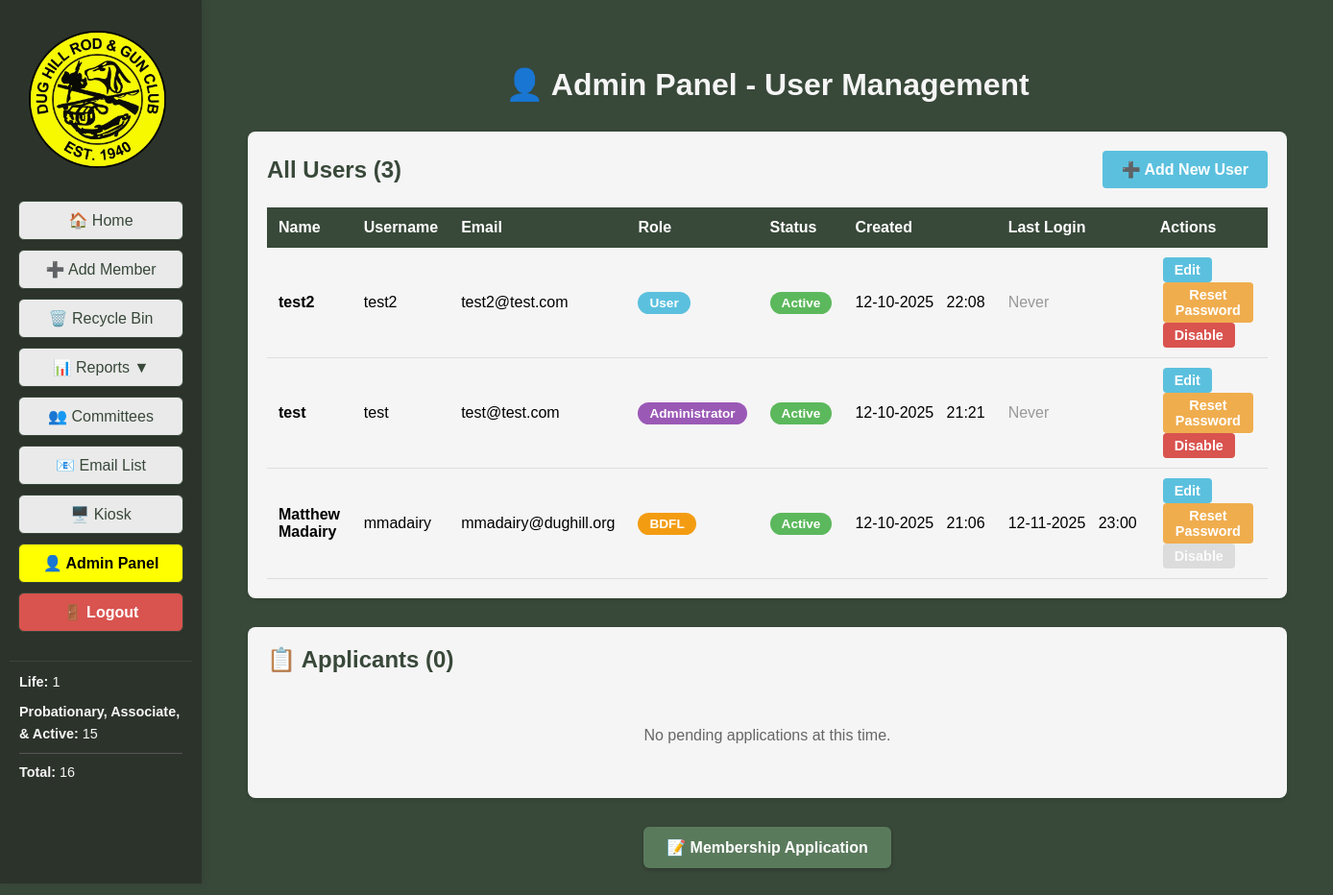
The app's page /admin/users (signed in), older data.
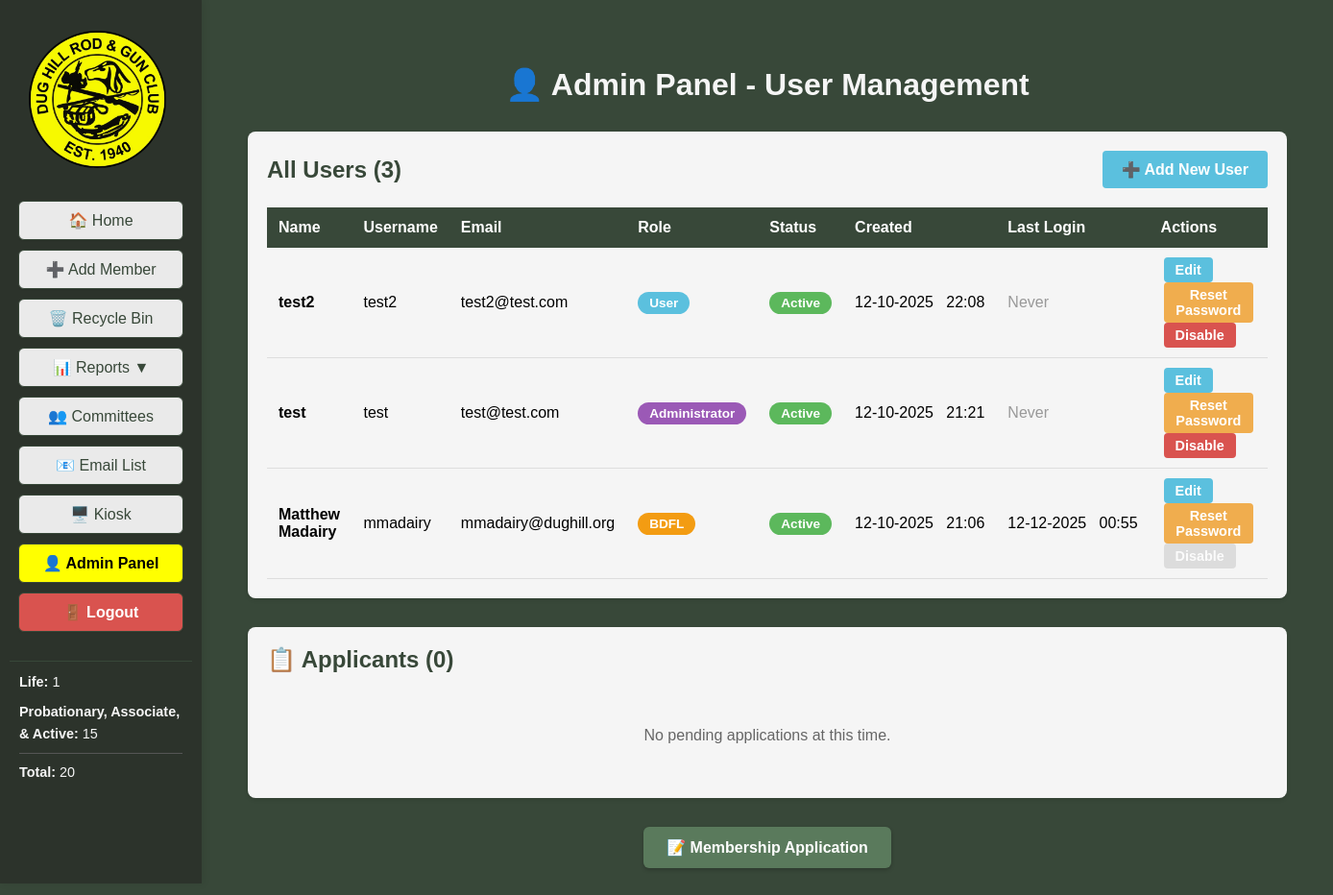
The same page, newer data.
### tables this page shows
CREATE TABLE users (
			id INTEGER PRIMARY KEY AUTOINCREMENT,
			username TEXT UNIQUE NOT NULL,
			password_hash TEXT NOT NULL,
			email TEXT UNIQUE NOT NULL,
			created_at TEXT NOT NULL,
			is_active INTEGER DEFAULT 1
		, role TEXT DEFAULT User, must_change_password INTEGER DEFAULT 0, name TEXT, failed_login_attempts INTEGER DEFAULT 0, locked_until TEXT, last_login TEXT, last_password_change TEXT);

### DH_DB_Webapp/app.py (the view, shortened to what this page needs)
@app.route('/admin/users', methods=['GET', 'POST'])
@login_required
def admin_users():
	if not current_user.is_admin_or_bdfl():
		flash('Access denied. Only administrators can access the admin panel.', 'error')
		return redirect(url_for('index'))
	all_users = database.get_all_users()
	member_stats = get_member_stats()
	applications = database.get_all_applications(status='pending')
	return render_template('admin_users.html', users=all_users, applications=applications, active_page='admin_users', member_stats=member_stats)

### DH_DB_Webapp/app.py (called while the page is built)
@login_manager.user_loader
def load_user(user_id):
    user_data = database.get_user_by_id(int(user_id))
    if user_data:
        try:
            role = user_data['role']
        except (KeyError, IndexError):
            role = 'User'
        try:
            must_change_password = bool(user_data['must_change_password'])
        except (KeyError, IndexError):
            must_change_password = False
        return User(
            id=user_data['id'],
            username=user_data['username'],
            email=user_data['email'],
            role=role,
            is_active=bool(user_data['is_active']),
            must_change_password=must_change_password
        )
    return None

def get_member_stats():
	all_members = database.get_all_members()
	life_count = len([m for m in all_members if m['membership_type'] == 'Life'])
	voting_count = len([m for m in all_members if m['membership_type'] in ['Probationary', 'Associate', 'Active']])
	total_count = len(all_members)
	return {
		'life_members': life_count,
		'voting_members': voting_count,
		'total_members': total_count
	}

    @property
    def is_active(self):
        return self._is_active

### DH_DB_Webapp/templates/admin_users.html (shortened to what the changed rows need)
<!DOCTYPE html>
<html>
<head>
</head>
<body style="background-color:#384839; font-family:Arial, Helvetica, sans-serif;">
    <div style="display:flex; flex-direction:row;">
        <div style="position:fixed; top:0; left:0; height:100vh; width:210px; background-color:#2c332b; display:flex; flex-direction:column; align-items:center; padding-top:120px; z-index:100; box-shadow:2px 0 8px rgba(0,0,0,0.08); overflow-y:auto;">
            <div style="width:170px; margin-top:20px; padding:10px; border-top:1px solid #384839;">
                <div style="color:#f5f5f5; font-size:0.9em; line-height:1.6; text-align:left;">
                    <div style="margin-bottom:8px;"><strong>Life:</strong> {{ member_stats.life_members }}</div>
                    <div style="margin-bottom:8px;"><strong>Probationary, Associate, & Active:</strong> {{ member_stats.voting_members }}</div>
                    <div style="border-top:1px solid #555; padding-top:8px;"><strong>Total:</strong> {{ member_stats.total_members }}</div>
                </div>
            </div>
        </div>
        <div style="flex:1; margin-left:210px; padding:40px;">
            <h1 style="color:#f5f5f5; text-align:center; margin-bottom:30px;">👤 Admin Panel - User Management</h1>
            <div class="user-table">
                <div style="display:flex; justify-content:space-between; align-items:center; margin-bottom:20px;">
                    <h2 style="color:#384839; margin:0;">All Users ({{ users|length }})</h2>
                </div>
                <table>
                    <thead>
                        <tr>
                            <th>Name</th>
                            <th>Username</th>
                            <th>Email</th>
                            <th>Role</th>
                            <th>Status</th>
                            <th>Created</th>
                            <th>Last Login</th>
                            <th>Actions</th>
                        </tr>
                    </thead>
                    <tbody>
                        {% for user in users %}
                        <tr>
                            <td><strong>{{ user.name if user.name else '-' }}</strong></td>
                            <td>{{ user.username }}</td>
                            <td>{{ user.email }}</td>
                            <td>
                                <span class="role-badge role-{{ user.role|lower }}">{{ user.role }}</span>
                            </td>
                            <td>
                                <span class="status-badge status-{{ 'active' if user.is_active else 'inactive' }}">{{ 'Active' if user.is_active else 'Inactive' }}</span>
                            </td>
                            <td>{{ user.created_at[5:7] }}-{{ user.created_at[8:10] }}-{{ user.created_at[:4] }}&nbsp;&nbsp;&nbsp;{{ user.created_at[11:16] }}</td>
                            <td>{% if user.last_login %}{{ user.last_login[5:7] }}-{{ user.last_login[8:10] }}-{{ user.last_login[:4] }}&nbsp;&nbsp;&nbsp;{{ user.last_login[11:16] }}{% else %}<span style="color:#999;">Never</span>{% endif %}</td>
                            <td>
                                <button onclick="editUser({{ user.id }})" class="btn-action btn-edit" {% if user.role == 'BDFL' and not current_user.is_bdfl() %}disabled{% endif %}>Edit</button>
                                <button onclick="resetPassword({{ user.id }}, '{{ user.username }}')" class="btn-action btn-reset" {% if user.role == 'BDFL' and user.id != current_user.id %}disabled{% endif %}>Reset Password</button>
                                {% if user.is_active %}
                                <button onclick="toggleUserStatus({{ user.id }}, '{{ user.username }}', false)" class="btn-action btn-disable" {% if user.role == 'BDFL' %}disabled{% endif %}>Disable</button>
                                {% else %}
                                <button onclick="toggleUserStatus({{ user.id }}, '{{ user.username }}', true)" class="btn-action btn-enable" {% if user.role == 'BDFL' %}disabled{% endif %}>Enable</button>
                                {% endif %}
                            </td>
                        </tr>
                        {% endfor %}
                    </tbody>
                </table>
            </div>
            <div class="user-table" style="margin-top:30px; margin-bottom:30px;">
                <div style="display:flex; justify-content:space-between; align-items:center; margin-bottom:20px;">
                    <h2 style="color:#384839; margin:0;">📋 Applicants ({{ applications|length }})</h2>
                </div>
            </div>
        </div>
    </div>
</body>
</html>

Row changes from the older to the newer data that the page shows:
changed users "Matthew Madairy": last_login "11" → "12"; last_login "23:00" → "00:55"
Text that changed along with them:
{{ member_stats.total_members }}: "16" → "20"
